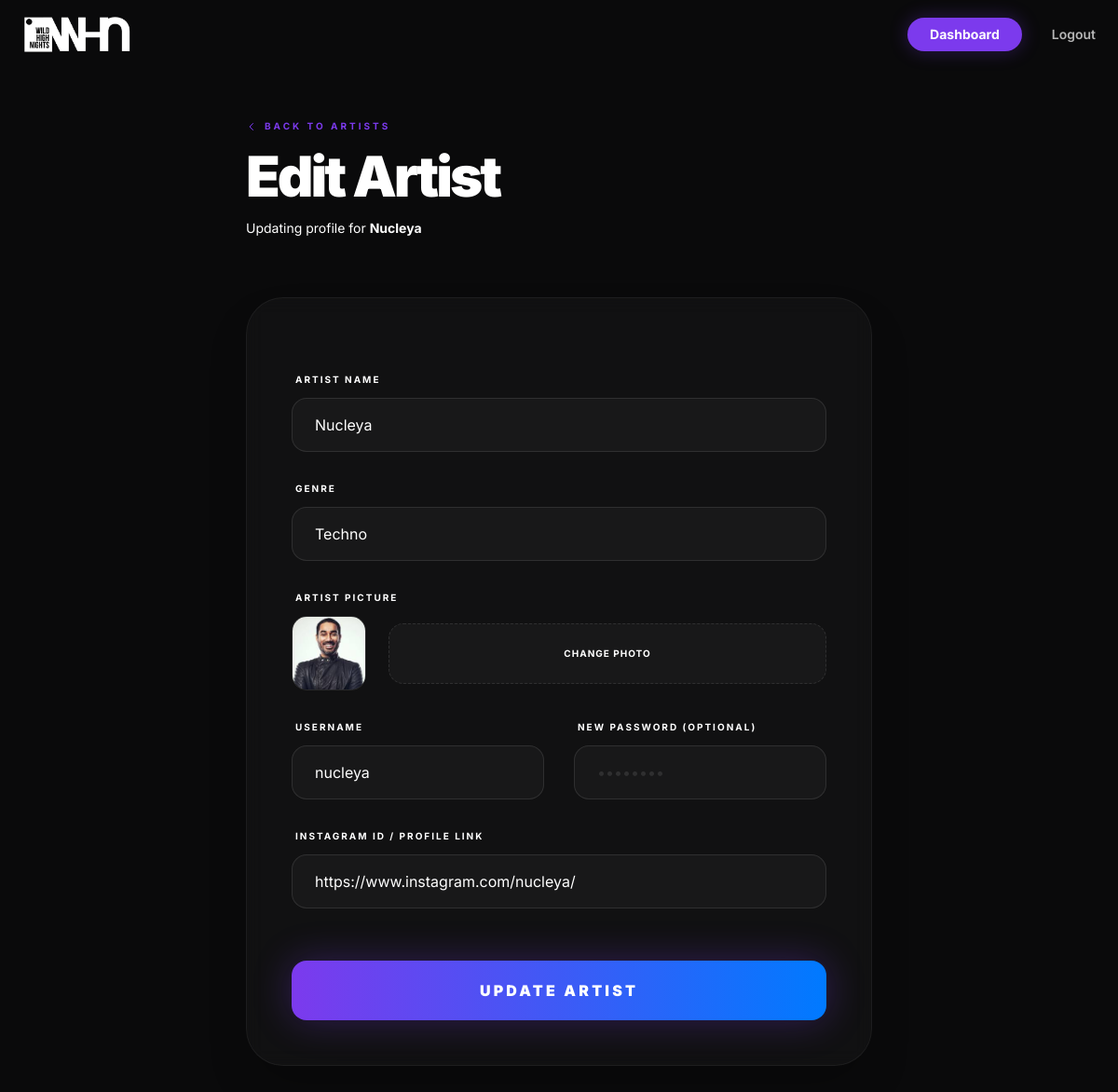
Screenshot of /dashboard/artists/2/edit/ (signed in) with the database file from the repository.
### bookings/models.py (models this page shows, shortened)
class Artist(models.Model):
    user = models.OneToOneField(User, on_delete=models.CASCADE, null=True, blank=True)
    name = models.CharField(max_length=100)
    slug = models.SlugField(unique=True, blank=True)
    genre = models.CharField(max_length=100, blank=True)
    instagram = models.CharField(max_length=255, blank=True)
    artist_image = models.ImageField(upload_to="artists/", blank=True, null=True)

### bookings/views.py (the view, shortened to what this page needs)
# urls.py: path('dashboard/artists/<int:artist_id>/edit/', views.edit_artist_view, name='edit_artist'),
@login_required(login_url='login')
def edit_artist_view(request, artist_id):
    artist = get_object_or_404(Artist, id=artist_id)
    user = artist.user
    return render(request, 'bookings/edit_artist.html', {'artist': artist})

### templates/bookings/edit_artist.html (shortened to what this page needs)
{% extends 'base.html' %}
{% load static %}
{% block content %}
<div class="min-h-screen bg-whn-dark pt-32 pb-20 px-6">
    <div class="container mx-auto max-w-2xl">
        <div class="mb-16" data-aos="fade-down">
            <a href="{% url 'manage_artists' %}" class="text-whn-purple font-bold tracking-[0.3em] uppercase text-[10px] mb-4 flex items-center gap-2 hover:translate-x-[-4px] transition-transform">
                <svg xmlns="http://www.w3.org/2000/svg" class="h-3 w-3" fill="none" viewBox="0 0 24 24" stroke="currentColor">
                    <path stroke-linecap="round" stroke-linejoin="round" stroke-width="2" d="M15 19l-7-7 7-7" />
                </svg>
                Back to Artists
            </a>
            <h1 class="text-5xl md:text-6xl font-black text-white tracking-tighter">Edit Artist</h1>
            <p class="text-whn-tertiary text-sm mt-4">Updating profile for <span class="text-white font-bold">{{ artist.name }}</span></p>
        </div>
        <div class="glass-card rounded-[2.5rem] p-10 md:p-12 border border-white/5 shadow-2xl" data-aos="fade-up">
            <form method="POST" enctype="multipart/form-data" class="space-y-8">
                <div class="relative group">
                    <label class="text-[10px] font-bold text-whn-tertiary uppercase tracking-[0.2em] ml-1 mb-3 block group-focus-within:text-whn-purple transition-colors">Artist Name</label>
                    <input type="text" name="name" required value="{{ artist.name }}" class="w-full bg-white/[0.03] border border-white/10 rounded-2xl px-6 py-4 text-white focus:outline-none focus:border-whn-purple/50 focus:ring-4 focus:ring-whn-purple/10 transition-all">
                </div>
                <div class="relative group">
                    <label class="text-[10px] font-bold text-whn-tertiary uppercase tracking-[0.2em] ml-1 mb-3 block group-focus-within:text-whn-purple transition-colors">Genre</label>
                    <input type="text" name="genre" required value="{{ artist.genre }}" class="w-full bg-white/[0.03] border border-white/10 rounded-2xl px-6 py-4 text-white focus:outline-none focus:border-whn-purple/50 focus:ring-4 focus:ring-whn-purple/10 transition-all">
                </div>
                <div class="relative group">
                    <label class="text-[10px] font-bold text-whn-tertiary uppercase tracking-[0.2em] ml-1 mb-3 block group-focus-within:text-whn-purple transition-colors">Artist Picture</label>
                    <div class="flex items-center gap-6 mb-4">
                        {% if artist.artist_image %}
                        <div class="w-20 h-20 rounded-2xl overflow-hidden border border-white/10">
                            <img src="{{ artist.artist_image.url }}" alt="{{ artist.name }}" class="w-full h-full object-cover">
                        </div>
                        {% endif %}
                        <div class="flex-1 relative">
                            <div class="w-full bg-white/[0.03] border border-white/10 border-dashed rounded-2xl px-6 py-6 text-center group-hover:border-whn-purple/50 transition-all">
                                <p class="text-[10px] text-whn-tertiary font-bold uppercase tracking-widest">Change Photo</p>
                            </div>
                        </div>
                    </div>
                </div>
                <div class="grid grid-cols-1 md:grid-cols-2 gap-8">
                    <div class="relative group">
                        <label class="text-[10px] font-bold text-whn-tertiary uppercase tracking-[0.2em] ml-1 mb-3 block group-focus-within:text-whn-purple transition-colors">Username</label>
                        <input type="text" name="username" required value="{{ artist.user.username }}" class="w-full bg-white/[0.03] border border-white/10 rounded-2xl px-6 py-4 text-white focus:outline-none focus:border-whn-purple/50 focus:ring-4 focus:ring-whn-purple/10 transition-all">
                    </div>
                    <div class="relative group">
                        <label class="text-[10px] font-bold text-whn-tertiary uppercase tracking-[0.2em] ml-1 mb-3 block group-focus-within:text-whn-purple transition-colors">New Password (Optional)</label>
                        <input type="password" name="new_password" placeholder="••••••••" class="w-full bg-white/[0.03] border border-white/10 rounded-2xl px-6 py-4 text-white focus:outline-none focus:border-whn-purple/50 focus:ring-4 focus:ring-whn-purple/10 transition-all placeholder:text-white/10">
                    </div>
                </div>
                <div class="relative group">
                    <label class="text-[10px] font-bold text-whn-tertiary uppercase tracking-[0.2em] ml-1 mb-3 block group-focus-within:text-whn-purple transition-colors">Instagram ID / Profile Link</label>
                    <input type="text" name="instagram" value="{{ artist.instagram }}" class="w-full bg-white/[0.03] border border-white/10 rounded-2xl px-6 py-4 text-white focus:outline-none focus:border-whn-purple/50 focus:ring-4 focus:ring-whn-purple/10 transition-all">
                </div>
                <div class="pt-6">
                    <button type="submit" class="w-full py-5 bg-gradient-to-r from-whn-purple to-whn-blue text-white font-black tracking-[0.2em] rounded-2xl hover:scale-[1.02] active:scale-[0.98] transition-all shadow-[0_0_40px_rgba(124,58,237,0.3)] hover:shadow-[0_0_60px_rgba(124,58,237,0.5)]">
                        UPDATE ARTIST
                    </button>
                </div>
            </form>
        </div>
    </div>
</div>
{% endblock %}

### static/css/homepage.css (style rules this page uses)
.glass-card { background: rgba(255, 255, 255, 0.03); backdrop-filter: blur(10px); -webkit-backdrop-filter: blur(10px); border: 1px solid rgba(255, 255, 255, 0.05); transition: all 0.3s ease; }

### rows the page displays
Artist: name "Nucleya", genre "Techno", artist_image (picture), username "nucleya", instagram "https://www.instagram.com/nucleya/"
